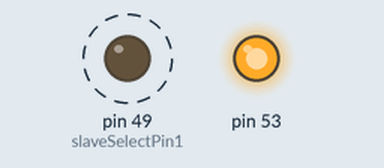
A sketch run on a simulated Arduino Mega 2560, built with avr-gcc and run on an emulated ATmega2560. Shown: output pins drawn as LEDs (lit = HIGH). Dashed ring = blinking.

Above: at 0.4 s.
Timing chart, 0 to 3.0 s (numbered marks = the images above):
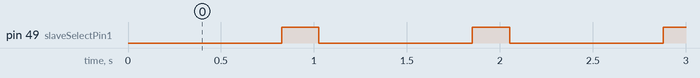

Measured:
- by itself, pin 49 (slaveSelectPin1): alternates HIGH for 0.20 s and LOW for 0.83 s

The sketch:

master-CLK32.ino
```cpp
#include <SPI.h>

const int slaveSelectPin1 = 49;


void setup() {

  pinMode(slaveSelectPin1, OUTPUT);
  digitalWrite(slaveSelectPin1, HIGH);
  SPI.setClockDivider(SPI_CLOCK_DIV32);
  SPI.begin();
}

void loop() {
   sendData("Samin9839039/Hosna9823010", 25);
  delay(200);
}

void sendData (char data[], int _size)
{
  digitalWrite(slaveSelectPin1, LOW);

  delay(100);
  for (int i = 0; i < _size; i++)
  {
    SPI.transfer(data[i]);
    delay(25);
  }
  SPI.transfer('z');
  delay(100);

  digitalWrite(slaveSelectPin1, HIGH);
}
```
